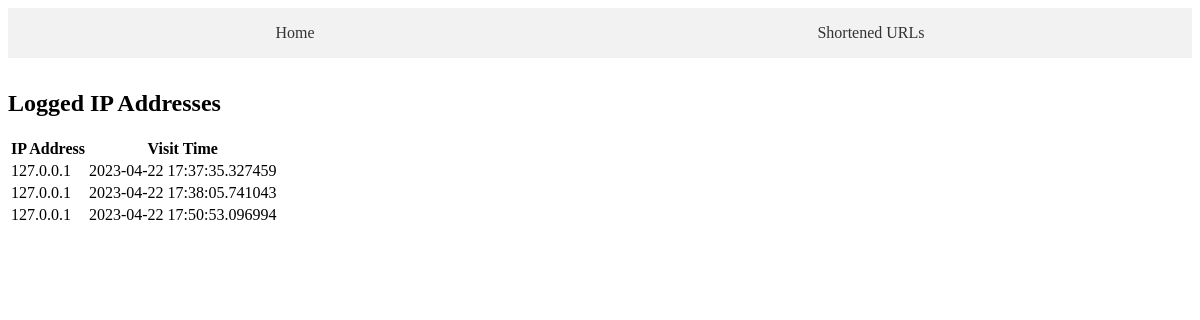
Page /view_ips/7IrBQNgXZ1 on the committed database.
### app.py (models this page shows)
class IPAddress(db.Model):
    id = db.Column(db.Integer, primary_key=True)
    ip_address = db.Column(db.String(50), nullable=False)
    visit_time = db.Column(db.DateTime, nullable=False, default=datetime.utcnow)
    short_url_id = db.Column(db.Integer, db.ForeignKey('short_url.id'), nullable=False)

### app.py (the view)
@app.route('/view_ips/<short_url>')
def view_ips(short_url):
    link = ShortURL.query.filter_by(short=short_url).first()
    if link:
        ip_addresses = IPAddress.query.filter_by(short_url_id=link.id).all()
        return render_template('view_ips.html', ip_addresses=ip_addresses)
    else:
        flash('Invalid URL', 'danger')
        return redirect(url_for('index'))

### templates/view_ips.html
{% extends 'layout.html' %}
{% block content %}
    <h2>Logged IP Addresses</h2>
    <table class="table">
        <thead>
            <tr>
                <th>IP Address</th>
                <th>Visit Time</th>
            </tr>
        </thead>
        <tbody>
            {% for ip in ip_addresses %}
                <tr>
                    <td>{{ ip.ip_address }}</td>
                    <td>{{ ip.visit_time }}</td>
                </tr>
            {% endfor %}
        </tbody>
    </table>
{% endblock %}

### templates/layout.html (shortened to what this page needs)
<!DOCTYPE html>
<html lang="en">
<head>
</head>
<body>
    <nav>
        <a href="{{ url_for('index') }}">Home</a>
        <a href="{{ url_for('urls') }}">Shortened URLs</a>
    </nav>
    {% block content %}
    {% endblock %}
</body>
</html>

### templates/layout.html (style rules this page uses)
nav { display: flex; justify-content: space-around; padding: 1rem; background-color: #f2f2f2; margin-bottom: 2rem; }
a { text-decoration: none; color: #333; }

### rows in the picture
IPAddress: ip_address "127.0.0.1", visit_time "2023-04-22 17:37:35.327459"
IPAddress: ip_address "127.0.0.1", visit_time "2023-04-22 17:38:05.741043"
IPAddress: ip_address "127.0.0.1", visit_time "2023-04-22 17:50:53.096994"
